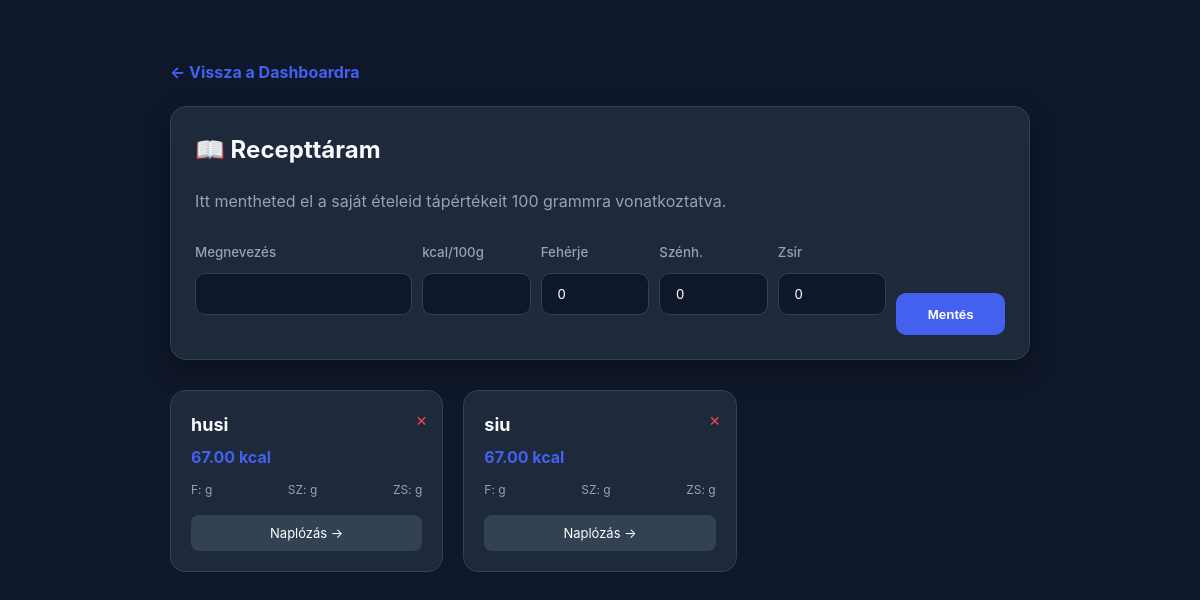
The page /my_recipes.php (signed in) on the database its author committed.
### tables this page shows
CREATE TABLE `foods` (
  `id` int(11) NOT NULL,
  `name` varchar(255) NOT NULL,
  `calories_100g` decimal(6,2) NOT NULL,
  `protein_100g` decimal(5,2) DEFAULT NULL,
  `carbs_100g` decimal(5,2) DEFAULT NULL,
  `fat_100g` decimal(5,2) DEFAULT NULL,
  `fiber_100g` decimal(5,2) DEFAULT NULL,
  `sugar_100g` decimal(5,2) DEFAULT NULL,
  `salt_100g` decimal(5,3) DEFAULT NULL,
  `unit` enum('g','ml') DEFAULT 'g',
  `source` enum('local','api') DEFAULT 'local',
  `created_at` timestamp NOT NULL DEFAULT current_timestamp(),
  `image` varchar(255) DEFAULT NULL,
  `created_by` int(11) DEFAULT NULL
);

### my_recipes.php (the view, shortened to what this page needs)
<?php
require 'database_connect.php';
$user_id = $_SESSION['user_id'];
?>
<!DOCTYPE html>
<html lang="hu">
<head>
    <link rel="stylesheet" href="style.css">
</head>
<body class="dark-mode"> <div class="recipe-container">
    <a href="dashboard.php" class="back-link">← Vissza a Dashboardra</a>
    <section class="card-section">
        <h2>📖 Recepttáram</h2>
        <p style="color: #94a3b8;">Itt mentheted el a saját ételeid tápértékeit 100 grammra vonatkoztatva.</p>
        <form method="POST" style="display: grid; grid-template-columns: 2fr 1fr 1fr 1fr 1fr 1fr; gap: 10px; margin-top: 25px; align-items: end;">
            <div><label><small>Megnevezés</small></label><input type="text" name="r_name" required></div>
            <div><label><small>kcal/100g</small></label><input type="number" step="0.1" name="r_cal" required></div>
            <div><label><small>Fehérje</small></label><input type="number" step="0.1" name="r_prot" value="0"></div>
            <div><label><small>Szénh.</small></label><input type="number" step="0.1" name="r_carb" value="0"></div>
            <div><label><small>Zsír</small></label><input type="number" step="0.1" name="r_fat" value="0"></div>
            <button type="submit" name="save_recipe" class="btn-primary" style="height: 42px;">Mentés</button>
        </form>
    </section>
    <div class="recipe-card-grid">
        <?php
        $res = mysqli_query($conn, "SELECT * FROM foods WHERE created_by = $user_id ORDER BY name ASC");
        if(mysqli_num_rows($res) > 0):
            while($row = mysqli_fetch_assoc($res)): ?>
                <div class="recipe-card">
                    <a href="my_recipes.php?delete_id=<?php echo $row['id']; ?>" class="delete-icon" onclick="return confirm('Biztosan törlöd?')">×</a>
                    <strong style="font-size: 18px; color: #f8fafc;"><?php echo htmlspecialchars($row['name']); ?></strong>
                    <div style="color: #4361ee; font-weight: bold; margin-top: 5px;"><?php echo $row['calories_100g']; ?> kcal</div>
                    <div class="macro-info">
                        <span>F: <?php echo $row['protein_100g']; ?>g</span>
                        <span>SZ: <?php echo $row['carbs_100g']; ?>g</span>
                        <span>ZS: <?php echo $row['fat_100g']; ?>g</span>
                    </div>
                    <a href="dashboard.php?q=<?php echo urlencode($row['name']); ?>"
                       style="display: block; margin-top: 15px; text-align: center; background: #334155; color: white; padding: 8px; border-radius: 8px; text-decoration: none; font-size: 13px;">
                       Naplózás →
                    </a>
                </div>
            <?php endwhile;
        else: ?>
            <p style="grid-column: 1/-1; text-align: center; color: #94a3b8; padding: 40px;">Még nem mentettél el saját receptet.</p>
        <?php endif; ?>
    </div>
</div>
</body>
</html>

### style.css (style rules this page uses)
:root { --bg-color: #f8f9fd; --card-bg: #ffffff; --text-main: #2b2d42; --text-muted: #6b7280; --border-color: #edf2f7; --primary: #4361ee; --primary-hover: #3751d4; --success: #22c55e; --danger: #ef4444; --shadow: 0 10px 25px rgba(0, 0, 0, 0.05); --input-bg: #ffffff; }
body.dark-mode { --bg-color: #0f172a; --card-bg: #1e293b; --text-main: #f8fafc; --text-muted: #94a3b8; --border-color: #334155; --input-bg: #0f172a; --shadow: 0 10px 25px rgba(0, 0, 0, 0.3); }
* { box-sizing: border-box; transition: background-color 0.3s ease, color 0.3s ease, border-color 0.3s ease; }
body { font-family: 'Inter', -apple-system, sans-serif; background-color: var(--bg-color) !important; color: var(--text-main) !important; margin: 0; line-height: 1.6; }
.card-section { background-color: var(--card-bg) !important; border-radius: 16px; padding: 24px; box-shadow: var(--shadow); border: 1px solid var(--border-color); margin-bottom: 24px; }
h1, h2, h3 { color: var(--text-main); margin-top: 0; }
label { display: block; margin-bottom: 8px; font-weight: 500; color: var(--text-muted); }
input[type="text"], input[type="number"], input[type="email"], input[type="password"], select, textarea { width: 100%; padding: 12px 16px; margin-bottom: 20px; border: 1px solid var(--border-color); border-radius: 10px; background-color: var(--input-bg) !important; color: var(--text-main) !important; font-size: 14px; outline: none; }
.btn-primary { background-color: var(--primary); color: white !important; padding: 12px 24px; border: none; border-radius: 10px; font-weight: 600; cursor: pointer; width: 100%; transition: background 0.2s; }
::placeholder { color: var(--text-muted); opacity: 0.7; }
.card-section { animation: fadeIn 0.4s ease-out; }

### my_recipes.php (style rules this page uses)
.recipe-container { max-width: 900px; margin: 40px auto; padding: 20px; }
.recipe-card-grid { display: grid; grid-template-columns: repeat(auto-fill, minmax(250px, 1fr)); gap: 20px; margin-top: 30px; }
.recipe-card { background: #1e293b; border: 1px solid #334155; padding: 20px; border-radius: 15px; position: relative; transition: 0.3s; }
.macro-info { display: flex; justify-content: space-between; font-size: 12px; color: #94a3b8; margin-top: 10px; }
.delete-icon { color: #ef4444; text-decoration: none; font-size: 18px; position: absolute; top: 15px; right: 15px; }
.back-link { display: inline-block; margin-bottom: 20px; color: #4361ee; text-decoration: none; font-weight: bold; }

### rows shown on the page
foods: name "husi", calories_100g "67.00"
foods: name "siu", calories_100g "67.00"
